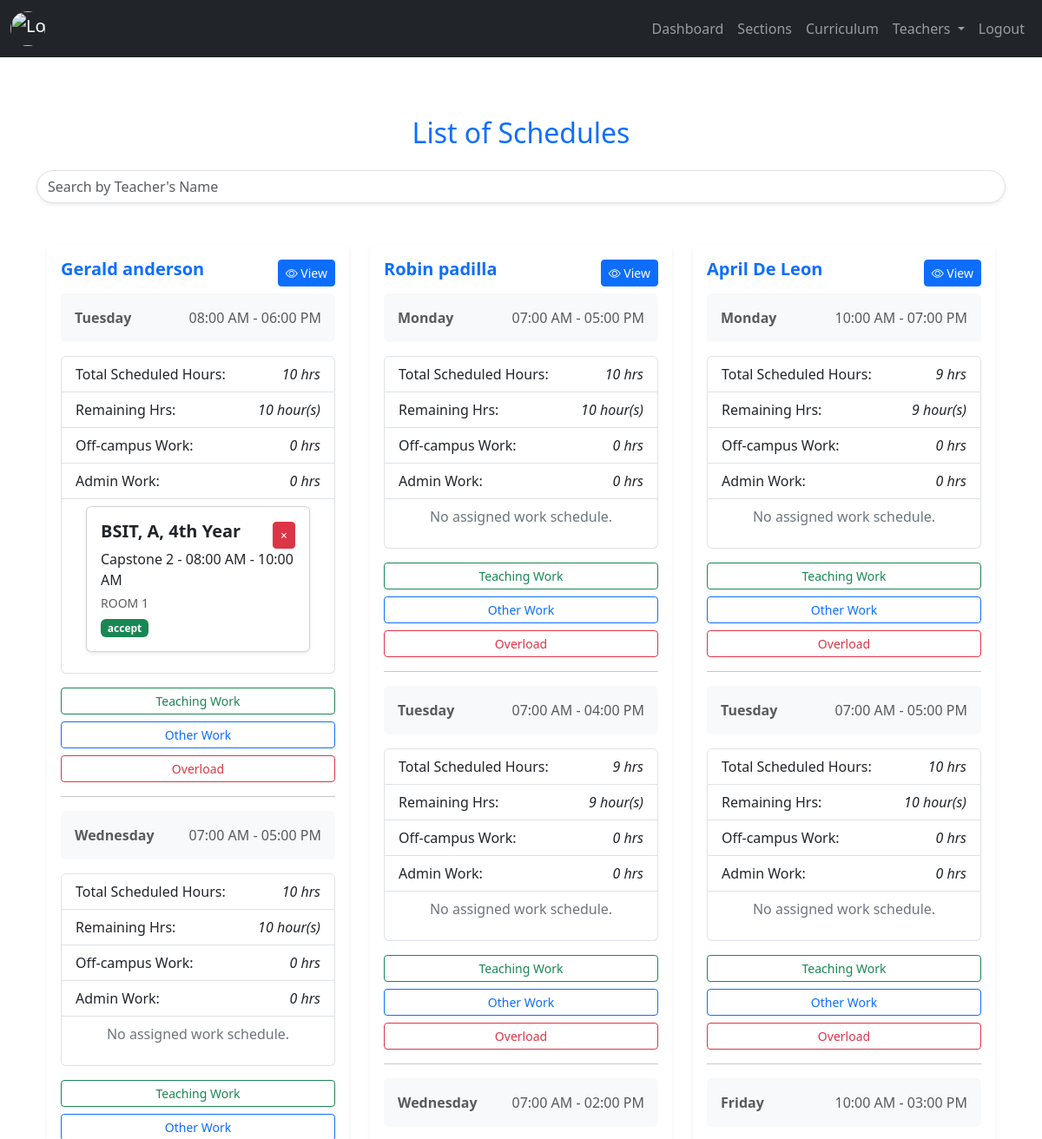
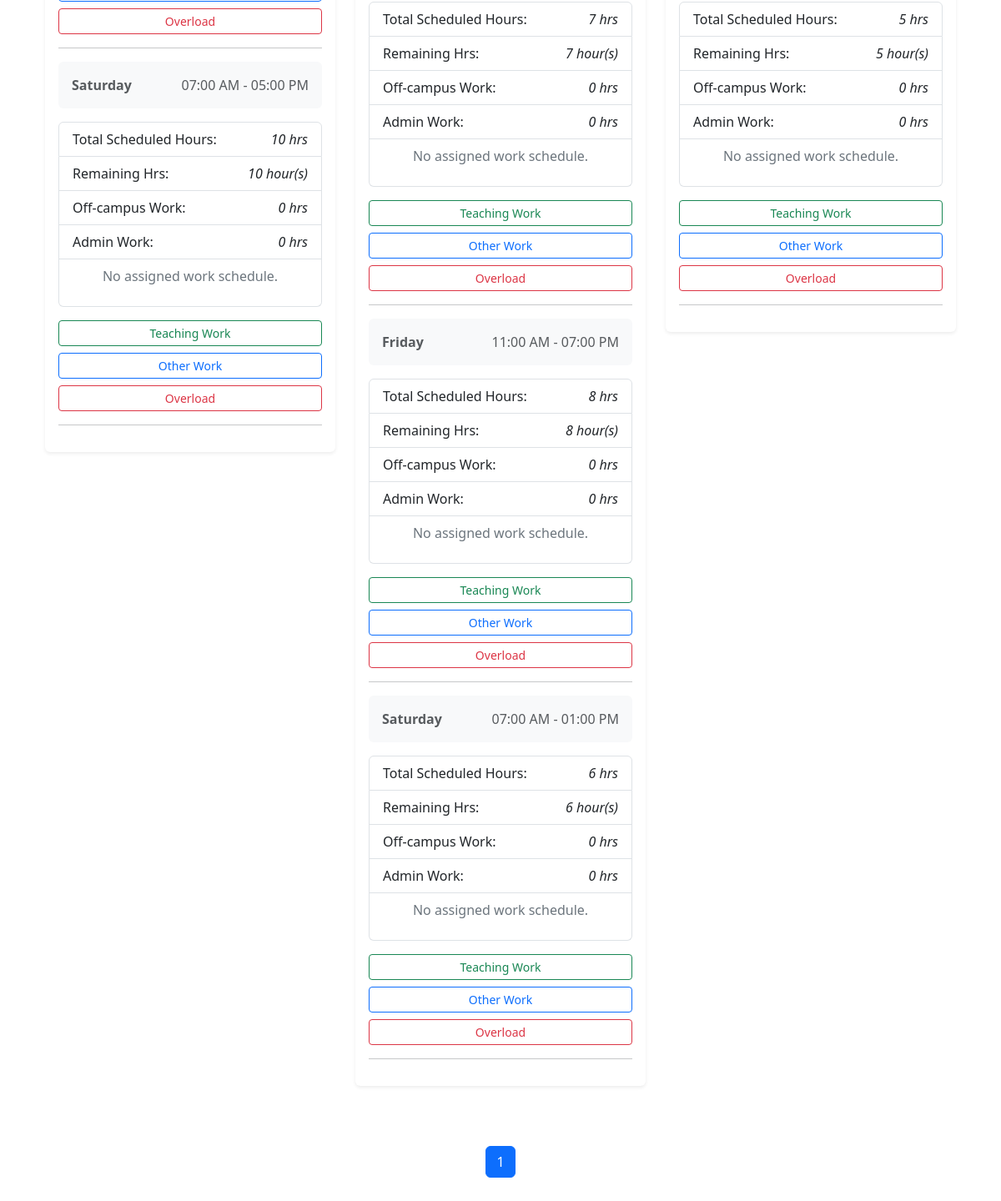
The page /admin/list_schedules.php (signed in) on the database its author committed (2 pictures, top to bottom).
### tables this page shows
CREATE TABLE `tblworkschedule` (
  `ws_id` int(11) NOT NULL,
  `ws_schedule_id` int(11) NOT NULL,
  `ws_sectionId` int(11) NOT NULL,
  `ws_roomCode` varchar(60) NOT NULL,
  `ws_CurriculumID` int(11) NOT NULL,
  `ws_subtStartTimeAssign` time NOT NULL,
  `ws_subtEndTimeAssign` time NOT NULL,
  `ws_typeOfWork` varchar(60) NOT NULL,
  `ws_ol_request_status` varchar(60) DEFAULT NULL,
  `ws_status` varchar(60) NOT NULL DEFAULT 'regular_work'
);

CREATE TABLE `tblsection` (
  `sectionId` int(11) NOT NULL,
  `course` varchar(60) NOT NULL,
  `year_level` varchar(60) NOT NULL,
  `section` varchar(60) NOT NULL,
  `section_status` int(11) NOT NULL DEFAULT 1 COMMENT '0=archive, 1=exist'
);

CREATE TABLE `tblcurriculum` (
  `subject_id` int(11) NOT NULL,
  `subject_code` varchar(60) NOT NULL,
  `subject_name` varchar(60) NOT NULL,
  `lab_num` int(11) NOT NULL,
  `lec_num` int(11) NOT NULL,
  `hours` int(11) NOT NULL,
  `semester` int(11) NOT NULL,
  `designated_year_level` int(11) NOT NULL,
  `subject_status` int(11) NOT NULL DEFAULT 1 COMMENT '0=archive,1=exist',
  `subject_date_added` timestamp NOT NULL DEFAULT current_timestamp() ON UPDATE current_timestamp()
);

### admin/backend/db.php (called while the page is built, shortened)
<?php
class db_connect
{
    public $host = db_host;
    public $user = db_user;
    public $pass = db_pass;
    public $name = db_name;
    public function connect()
    {
        try {
            $this->conn = new mysqli($this->host, $this->user, $this->pass, $this->name);
        } catch (\Throwable $th) {
            header("Location:setup.php");
        }
    }
}

### admin/backend/class.php (called while the page is built, shortened)
<?php
include ('db.php');
class global_class extends db_connect
{
    public function fetch_schedule()
    {
        if ($query->execute()) {
            $result = $query->get_result();
            if ($result->num_rows > 0) {
                $schedules = $result->fetch_all(MYSQLI_ASSOC);
                foreach ($schedules as &$schedule) {
                    $days = explode(',', $schedule['days']);
                    $times = explode(',', $schedule['schedule_times']);
                    $total_hours_per_day = [];
                    foreach ($days as $index => $day) {
                        $time_range = explode('-', $times[$index]);
                        $start_time = $time_range[0];
                        $end_time = $time_range[1];
                        $start_timestamp = strtotime($start_time);
                        $end_timestamp = strtotime($end_time);
                        $total_hours = round(abs($end_timestamp - $start_timestamp) / 3600, 2);
                        if (!isset($total_hours_per_day[$day])) {
                            $total_hours_per_day[$day] = 0;
                        }
                        $total_hours_per_day[$day] += $total_hours;
                    }
                }
                return $schedules;
            } else {
                $query->close();
                return [];
            }
        } else {
            $query->close();
            return false;
        }
    }
    public function fetch_workschedule($sched_id)
    {
        $query = "
            SELECT *
            FROM tblschedule
            LEFT JOIN tblworkschedule ON tblschedule.sched_id = tblworkschedule.ws_schedule_id
            LEFT JOIN tblsection ON tblsection.sectionId = tblworkschedule.ws_sectionId
            LEFT JOIN tblcurriculum ON tblcurriculum.subject_id = tblworkschedule.ws_CurriculumID
            WHERE tblschedule.sched_id = '$sched_id'
        ";
        $result = $this->conn->query($query);
        if ($result) {
            if ($result->num_rows > 0) {
                $schedules = $result->fetch_all(MYSQLI_ASSOC);
                return $schedules;
            } else {
                $result->free();
                return [];
            }
        } else {
            return false;
        }
    }
}

### admin/list_schedules.php (the view, shortened to what this page needs)
<?php
include "components/header.php";
?>
<div class="container mt-5">
    <h2 class="text-center mb-4 text-primary">List of Schedules</h2>
    <div class="mb-4">
        <input type="text" id="searchInput" class="form-control rounded-pill shadow-sm" placeholder="Search by Teacher's Name">
    </div>
<div class="container my-5">
    <div class="row">
        <?php
        $fetch_schedule = $db->fetch_schedule();
        foreach ($fetch_schedule as $schedule):
        ?>
        <div class="col-md-4 mb-4 card-item" data-teacher-name="<?= strtolower($schedule['teacher_name']) ?>">
            <div class="card shadow-sm border-0">
                <div class="card-body">
                    <div class="d-flex justify-content-between align-items-center mb-2">
                        <h5 class="card-title text-primary fw-bold"><?= ucfirst($schedule['teacher_name']) ?></h5>
                        <a href="view_schedule.php?teacher_id=<?= $schedule['sched_teacher_id'] ?>">
                            <button class="btn btn-primary btn-sm">
                                <i class="bi bi-eye"></i> View
                            </button>
                        </a>
                    </div>
                    <?php
                   $days = explode(',', $schedule['days']);
                   $times = explode(',', $schedule['schedule_times']);
                   $sched_ids_per_day = explode(',', $schedule['sched_ids_per_day']);
                   $total_hours_workschedule = explode(',', $schedule['total_minutes_workschedule']);
                   $total_offcampus_work_time = explode(',', $schedule['total_offcampus_work_time']);
                   $total_admin_work_time = explode(',', $schedule['total_admin_work_time']);
                   foreach ($days as $index => $day):
                       list($sched_id, $sched_day) = explode(':', $sched_ids_per_day[$index]);
                       $time_range = explode('-', $times[$index]);
                       $start_time = $time_range[0];
                       $end_time = $time_range[1];
                       $start_timestamp = strtotime($start_time);
                       $end_timestamp = strtotime($end_time);
                       $total_hours = round(abs($end_timestamp - $start_timestamp) / 3600, 2);
                       $total_minutes = round(abs($end_timestamp - $start_timestamp) / 60, 2);
                       $work_schedule_minutes = isset($total_hours_workschedule[$index]) ? $total_hours_workschedule[$index] : 0;
                       $remaining_minutes = $total_minutes - $work_schedule_minutes;
                       $remaining_hours = round($remaining_minutes / 60, 2);
                    ?>
                    <div class="d-flex justify-content-between mb-3 p-3 bg-light rounded">
                        <span class="text-muted fw-semibold"><?= ucfirst($day) ?> </span>
                        <span class="text-muted"><?= date('h:i A', strtotime($start_time)) ?> - <?= date('h:i A', strtotime($end_time)) ?></span>
                    </div>
                    <ul class="list-group mb-3">
                        <li class="list-group-item d-flex justify-content-between align-items-center">
                           Total Scheduled Hours: <i><?= $total_hours ?> hrs</i>
                        </li>
                        <li class="list-group-item d-flex justify-content-between align-items-center">
                            Remaining Hrs: <i><?= $remaining_hours >= 1 ? "$remaining_hours hour(s)" : "$remaining_minutes minute(s)"; ?></i>
                        </li>
                        <li class="list-group-item d-flex justify-content-between align-items-center">
                            Off-campus Work: <i><?= isset($total_offcampus_work_time[$index]) ? round($total_offcampus_work_time[$index] / 60, 2) . ' hrs' : '0 hrs'; ?></i>
                        </li>
                        <li class="list-group-item d-flex justify-content-between align-items-center">
                            Admin Work: <i><?= isset($total_admin_work_time[$index]) ? round($total_admin_work_time[$index] / 60, 2) . ' hrs' : '0 hrs'; ?></i>
                        </li>
                        <li class="list-group-item d-flex justify-content-between align-items-center">
                            <div class="container" style="max-height: 300px; overflow-y: auto;">
                                <?php
                                include "backend/end-points/schedule_list.php";
                                ?>
                            </div>
                        </li>
                    </ul>
                    <div class="d-grid gap-2">
                        <a href="#" class="btn btn-outline-success btn-sm TogglerAssignSubject" data-bs-toggle="modal" data-bs-target="#assignSubjectModal"
                            data-remaining_hours='<?= $remaining_hours ?>'
                            data-sched_id='<?= $sched_id ?>'>Teaching Work</a>
                        <a href="#" class="btn btn-outline-primary TogglerAssignOtherWork btn-sm" data-bs-toggle="modal" data-bs-target="#assignOtherWorkModal"
                            data-remaining_hours='<?= $remaining_hours ?>'
                            data-sched_id='<?= $sched_id ?>'
                        >Other Work</a>
                        <a href="#" class="btn btn-outline-danger btn-sm TogglerAssignOverLoadWork" data-bs-toggle="modal" data-bs-target="#olModal"
                            data-remaining_hours='<?= $remaining_hours ?>'
                            data-sched_id='<?= $sched_id ?>'
                        >Overload</a>
                    </div>
                    <hr class="my-3">
                    <?php endforeach; ?>
                </div>
            </div>
        </div>
        <?php endforeach; ?>
    </div>
</div>
    <nav aria-label="Page navigation">
        <ul class="pagination justify-content-center" id="pagination">
            <ul class="pagination" id="pageNumbers"></ul>
        </ul>
    </nav>
</div>
<?php
include "components/footer.php";
?>

### admin/backend/end-points/schedule_list.php (shortened to what this page needs)
<?php
                                $fetch_workschedule = $db->fetch_workschedule($sched_id);
                                if (!empty($fetch_workschedule)) {
                                    $has_assigned_work = false;
                                    foreach ($fetch_workschedule as $workschedule):
                                        $card_color="";
                                        if ($workschedule['ws_id']) {
                                            $has_assigned_work = true;
                                            $start_time = date('h:i A', strtotime($workschedule['ws_subtStartTimeAssign']));
                                            $end_time = date('h:i A', strtotime($workschedule['ws_subtEndTimeAssign']));
                                            if($workschedule['ws_ol_request_status'] =="pending"){
                                                $card_color="bg-warning";
                                            }else if($workschedule['ws_ol_request_status'] =="accept"){
                                                $card_color="bg-success text-white";
                                            }else if($workschedule['ws_ol_request_status'] =="decline"){
                                                $card_color="bg-danger text-white ";
                                            }
                                ?>
                                           <div class="card shadow-sm mb-3 ">
                                                <div class="card-body">
                                                    <div class="d-flex justify-content-between align-items-center">
                                                        <h5 class="card-title mb-2">
                                                            <strong><?= $workschedule['course'] ?>, <?= $workschedule['section'] ?>, <?= $workschedule['year_level'] ?></strong>
                                                        </h5>
                                                        <?php if ($has_assigned_work): ?>
                                                            <button class="btn btn-sm btn-outline-danger togglerDeleteWorkSchedule bg-danger text-white" type="button"
                                                            data-ws_id='<?= $workschedule['ws_id']?>'>×</button>
                                                        <?php endif; ?>
                                                    </div>
                                                    <p class="card-text mb-1"><?= ucfirst($workschedule['subject_name']) ?> - <?= $start_time ?> - <?= $end_time ?></p>
                                                    <small class="text-muted d-block mb-2"><?= $workschedule['ws_roomCode'] ?></small>
                                                    <span class="badge <?=$card_color?> text-dark"><?=$workschedule['ws_ol_request_status']?></span>
                                                </div>
                                            </div>
                                <?php }
                                    endforeach;
                                    if (!$has_assigned_work) {
                                        echo '<p class="d-flex justify-content-center text-secondary">No assigned work schedule.</p>';
                                    }
                                } else {
                                    echo '<p>No work schedule assigned.</p>';
                                }
                                ?>

### rows shown on the page
tblworkschedule: ws_sectionId.course "BSIT", ws_sectionId.section "A", ws_sectionId.year_level "4th Year", ws_CurriculumID.subject_name "Capstone 2", ws_subtStartTimeAssign "08:00 AM", ws_subtEndTimeAssign "10:00 AM", ws_roomCode "ROOM 1", ws_ol_request_status "accept"

### other values the page prints
$schedule['teacher_name'] "Gerald anderson"
$day "Tuesday"
date('h:i A', strtotime($start_time)) "08:00 AM"
date('h:i A', strtotime($end_time)) "06:00 PM"
$total_hours "10"
$remaining_hours "10"
$total_offcampus_work_time[$index] / 60 "0"
$total_admin_work_time[$index] / 60 "0"
$day "Wednesday"
date('h:i A', strtotime($start_time)) "07:00 AM"
date('h:i A', strtotime($end_time)) "05:00 PM"
$day "Saturday"
$schedule['teacher_name'] "Robin padilla"
$day "Monday"
date('h:i A', strtotime($end_time)) "04:00 PM"
